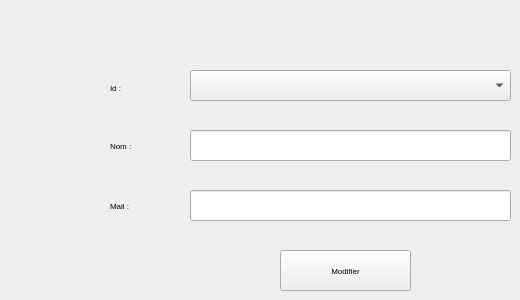
     <widget class="QWidget" name="tab_4">
      <attribute name="title">
       <string>Modifier Constructeur</string>
      </attribute>
      <widget class="QLineEdit" name="lineEdit_nom_const_mod">
       <property name="geometry">
        <rect>
         <x>190</x>
         <y>130</y>
         <width>321</width>
         <height>31</height>
        </rect>
       </property>
       <property name="styleSheet">
        <string notr="true">background:none;</string>
       </property>
      </widget>
      <widget class="QLineEdit" name="lineEdit_mail_const_mod">
       <property name="geometry">
        <rect>
         <x>190</x>
         <y>190</y>
         <width>321</width>
         <height>31</height>
        </rect>
       </property>
       <property name="styleSheet">
        <string notr="true">background:none;</string>
       </property>
      </widget>
      <widget class="QLabel" name="label_24">
       <property name="geometry">
        <rect>
         <x>110</x>
         <y>72</y>
         <width>81</width>
         <height>31</height>
        </rect>
       </property>
       <property name="font">
        <font>
         <family>MS Shell Dlg 2</family>
         <pointsize>6</pointsize>
         <weight>9</weight>
         <italic>false</italic>
         <bold>false</bold>
        </font>
       </property>
       <property name="styleSheet">
        <string notr="true">background:none;</string>
       </property>
       <property name="text">
        <string>Id :</string>
       </property>
      </widget>
      <widget class="QLabel" name="label_29">
       <property name="geometry">
        <rect>
         <x>110</x>
         <y>130</y>
         <width>81</width>
         <height>31</height>
        </rect>
       </property>
       <property name="font">
        <font>
         <family>MS Shell Dlg 2</family>
         <pointsize>6</pointsize>
         <weight>9</weight>
         <italic>false</italic>
         <bold>false</bold>
        </font>
       </property>
       <property name="styleSheet">
        <string notr="true">background:none;</string>
       </property>
       <property name="text">
        <string>Nom :</string>
       </property>
      </widget>
      <widget class="QLabel" name="label_30">
       <property name="geometry">
        <rect>
         <x>110</x>
         <y>190</y>
         <width>81</width>
         <height>31</height>
        </rect>
       </property>
       <property name="font">
        <font>
         <family>MS Shell Dlg 2</family>
         <pointsize>6</pointsize>
         <weight>9</weight>
         <italic>false</italic>
         <bold>false</bold>
        </font>
       </property>
       <property name="styleSheet">
        <string notr="true">background:none;</string>
       </property>
       <property name="text">
        <string>Mail :</string>
       </property>
      </widget>
      <widget class="QPushButton" name="modifier_constructeur">
       <property name="geometry">
        <rect>
         <x>280</x>
         <y>250</y>
         <width>131</width>
         <height>41</height>
        </rect>
       </property>
       <property name="font">
        <font>
         <family>MS Shell Dlg 2</family>
         <pointsize>6</pointsize>
         <weight>9</weight>
         <italic>false</italic>
         <bold>false</bold>
        </font>
       </property>
       <property name="text">
        <string>Modifier</string>
       </property>
      </widget>
      <widget class="QComboBox" name="comboBox_id_const_modi">
       <property name="geometry">
        <rect>
         <x>190</x>
         <y>70</y>
         <width>321</width>
         <height>31</height>
        </rect>
       </property>
      </widget>
     </widget>
